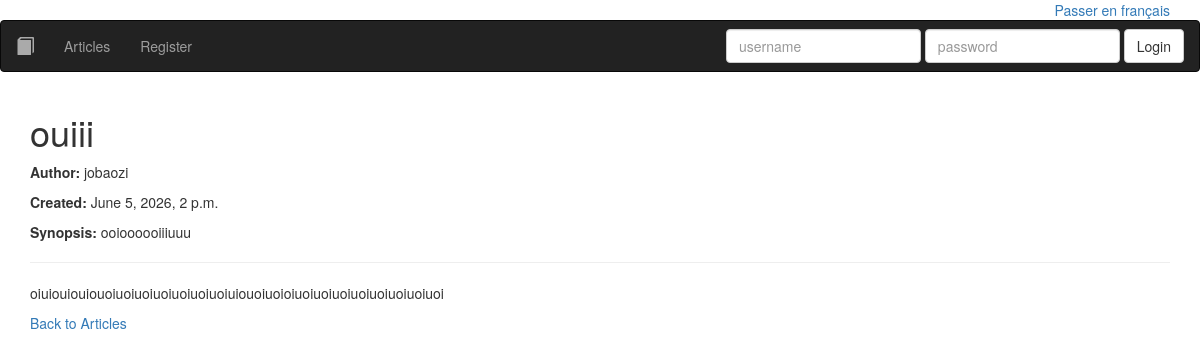
The app's page /en/articles/8/ with its own data.
### advanced/models.py (models this page shows, shortened)
class Article(models.Model):
    title = models.CharField(max_length=64)
    author = models.ForeignKey(settings.AUTH_USER_MODEL, on_delete=models.CASCADE)
    created = models.DateTimeField(auto_now_add=True)
    synopsis = models.CharField(max_length=312)
    content = models.TextField()

### advanced/views.py (the view)
# urls.py: path('articles/<int:pk>/', views.ArticleDetailView.as_view(), name='detail'),
class ArticleDetailView(DetailView):
    model = Article
    template_name = 'advanced/detail.html'
    context_object_name = 'article'

### advanced/context_processors.py (called while the page is built)
def nav_login_form(request):
    form = AuthenticationForm()
    form.fields['username'].widget = TextInput(attrs={'class': 'form-control', 'placeholder': _('username')})
    form.fields['password'].widget = PasswordInput(attrs={'class': 'form-control', 'placeholder': _('password')})
    return {'nav_login_form': form}

def language_switcher(request):
    current_lang = get_language() or 'en'
    if current_lang.startswith('fr'):
        other_lang = 'en'
        label = 'Switch to English'
    else:
        other_lang = 'fr'
        label = 'Passer en français'
    return {
        'other_lang_url': translate_url(request.path, other_lang),
        'other_lang_label': label,
    }

### advanced/templates/advanced/detail.html (shortened to what this page needs)
{% extends "advanced/base.html" %}
{% load i18n %}
{% block content %}
    <h1>{{ article.title }}</h1>
    <p><strong>{% trans "Author" %}:</strong> {{ article.author }}</p>
    <p><strong>{% trans "Created" %}:</strong> {{ article.created }}</p>
    <p><strong>{% trans "Synopsis" %}:</strong> {{ article.synopsis }}</p>
    <hr>
    <p>{{ article.content }}</p>
    <a href="{% url 'articles' %}">{% trans "Back to Articles" %}</a>
{% endblock %}

### records on screen
Article: title "ouiii", author "jobaozi", created "June 5, 2026, 2 p.m.", synopsis "ooioooooiiiuuu", content "oiuiouiouiouoiuoiuoiuoiuoiuoiuoiuiouoiuoioiuoiuoiuoiuoiuoiuoiuoiuoi"

### other values on screen
{{ other_lang_label }} "Passer en français"
